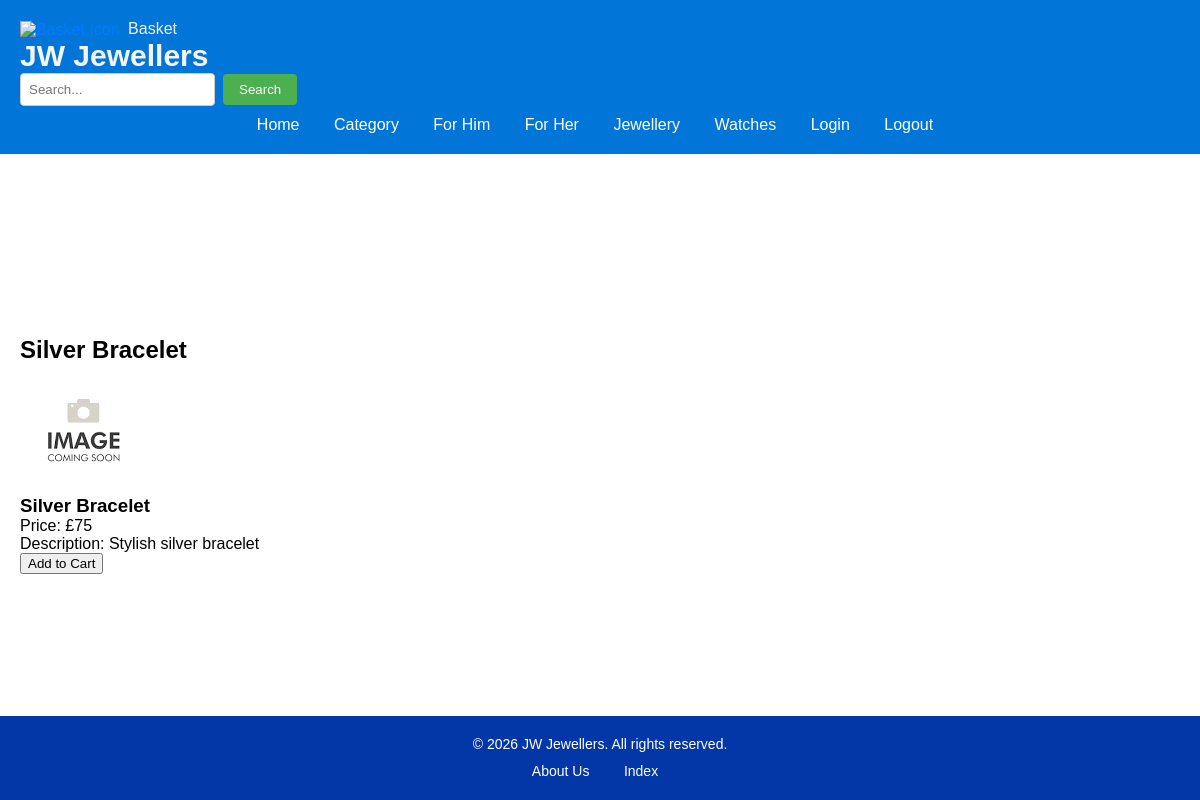
Screenshot of /default/public/product.php?id=11182 with the database file from the repository.
### tables this page shows
CREATE TABLE `products` (
  `product_id` int(10) NOT NULL AUTO_INCREMENT,
  `name` varchar(45) DEFAULT NULL,
  `description` varchar(45) DEFAULT NULL,
  `price` decimal(20,0) DEFAULT NULL,
  `category` varchar(45) DEFAULT NULL,
  `gender` enum('M','F') NOT NULL,
  `created_at` timestamp NOT NULL DEFAULT current_timestamp(),
  PRIMARY KEY (`product_id`)
);

### default/public/product.php (the view, shortened to what this page needs)
<?php require('core/header.php'); ?>
<?php require('core/connection.php'); ?>
<?php
$productID = $_GET['id'];
$query = "SELECT * FROM products WHERE product_id = :productID";
$stmt = $pdo->prepare($query);
$stmt->bindValue(':productID', $productID, PDO::PARAM_INT);
$stmt->execute();
$product = $stmt->fetch(PDO::FETCH_ASSOC);
?>
<main>
<link rel="stylesheet" href="core/styles.css">
    <h2><?php echo $product['name']; ?></h2>
    <div class="product-details">
        <?php if (isset($product['image'])) : ?>
            <img src="<?php echo $product['image']; ?>" alt="<?php echo $product['name']; ?>">
        <?php else : ?>
            <img src="../pictures/placeholder_image.png" alt="Product Image Coming Soon">
        <?php endif; ?>
        <h3><?php echo $product['name']; ?></h3>
        <p>Price: £<?php echo $product['price']; ?></p>
        <p>Description: <?php echo $product['description']; ?></p>
        <form action="add_to_cart.php" method="get">
            <button type="submit">Add to Cart</button>
        </form>
    </div>
</main>
<?php require('core/footer.php'); ?>

### default/public/core/styles.css (style rules this page uses)
body, h1, h2, h3, h4, h5, h6, p, ul, ol, li { margin: 0; padding: 0; }
body { font-family: Arial, sans-serif; background-color: #f5f5f5; display:flex; flex-direction: column; min-height: 100vh; }
main { padding: 20px; background-color: #fff; flex: 1; }
html { scroll-behavior: smooth; }

### rows the page displays
products: name "Silver Bracelet", price "75", description "Stylish silver bracelet"
